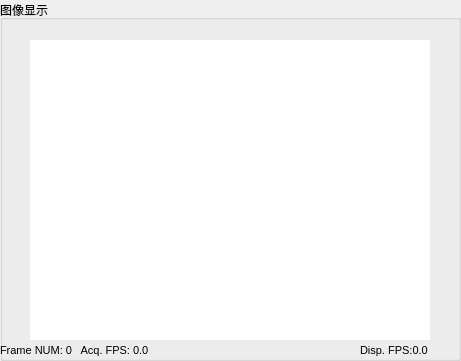
     <widget class="QGroupBox" name="groupBox_5">
      <property name="geometry">
       <rect>
        <x>0</x>
        <y>450</y>
        <width>461</width>
        <height>361</height>
       </rect>
      </property>
      <property name="title">
       <string>图像显示</string>
      </property>
      <widget class="QLabel" name="ShowFrameRateLabel_3">
       <property name="geometry">
        <rect>
         <x>360</x>
         <y>340</y>
         <width>101</width>
         <height>20</height>
        </rect>
       </property>
       <property name="font">
        <font>
         <pointsize>8</pointsize>
        </font>
       </property>
       <property name="text">
        <string>Disp. FPS:0.0   </string>
       </property>
      </widget>
      <widget class="QLabel" name="VendorName_3">
       <property name="geometry">
        <rect>
         <x>0</x>
         <y>20</y>
         <width>121</width>
         <height>16</height>
        </rect>
       </property>
       <property name="font">
        <font>
         <pointsize>8</pointsize>
        </font>
       </property>
       <property name="text">
        <string>&lt;No Device Opened&gt;</string>
       </property>
      </widget>
      <widget class="QLabel" name="AcqFrameRateLabel_3">
       <property name="geometry">
        <rect>
         <x>0</x>
         <y>340</y>
         <width>161</width>
         <height>20</height>
        </rect>
       </property>
       <property name="font">
        <font>
         <pointsize>8</pointsize>
        </font>
       </property>
       <property name="text">
        <string>Frame NUM: 0   Acq. FPS: 0.0      </string>
       </property>
      </widget>
      <widget class="QLabel" name="ImageLabel_3">
       <property name="geometry">
        <rect>
         <x>30</x>
         <y>40</y>
         <width>400</width>
         <height>300</height>
        </rect>
       </property>
       <property name="palette">
        <palette>
         <active>
          <colorrole role="WindowText">
           <brush brushstyle="SolidPattern">
            <color alpha="255">
             <red>0</red>
             <green>0</green>
             <blue>0</blue>
            </color>
           </brush>
          </colorrole>
          <colorrole role="Button">
           <brush brushstyle="SolidPattern">
            <color alpha="255">
             <red>255</red>
             <green>255</green>
             <blue>255</blue>
            </color>
           </brush>
          </colorrole>
          <colorrole role="Light">
           <brush brushstyle="SolidPattern">
            <color alpha="255">
             <red>255</red>
             <green>255</green>
             <blue>255</blue>
            </color>
           </brush>
          </colorrole>
          <colorrole role="Midlight">
           <brush brushstyle="SolidPattern">
            <color alpha="255">
             <red>255</red>
             <green>255</green>
             <blue>255</blue>
            </color>
           </brush>
          </colorrole>
          <colorrole role="Dark">
           <brush brushstyle="SolidPattern">
            <color alpha="255">
             <red>127</red>
             <green>127</green>
             <blue>127</blue>
            </color>
           </brush>
          </colorrole>
          <colorrole role="Mid">
           <brush brushstyle="SolidPattern">
            <color alpha="255">
             <red>170</red>
             <green>170</green>
             <blue>170</blue>
            </color>
           </brush>
          </colorrole>
          <colorrole role="Text">
           <brush brushstyle="SolidPattern">
            <color alpha="255">
             <red>0</red>
             <green>0</green>
             <blue>0</blue>
            </color>
           </brush>
          </colorrole>
          <colorrole role="BrightText">
           <brush brushstyle="SolidPattern">
            <color alpha="255">
             <red>255</red>
             <green>255</green>
             <blue>255</blue>
            </color>
           </brush>
          </colorrole>
          <colorrole role="ButtonText">
           <brush brushstyle="SolidPattern">
            <color alpha="255">
             <red>0</red>
             <green>0</green>
             <blue>0</blue>
            </color>
           </brush>
          </colorrole>
          <colorrole role="Base">
           <brush brushstyle="SolidPattern">
            <color alpha="255">
             <red>255</red>
             <green>255</green>
             <blue>255</blue>
            </color>
           </brush>
          </colorrole>
          <colorrole role="Window">
           <brush brushstyle="SolidPattern">
            <color alpha="255">
             <red>255</red>
             <green>255</green>
             <blue>255</blue>
            </color>
           </brush>
          </colorrole>
          <colorrole role="Shadow">
           <brush brushstyle="SolidPattern">
            <color alpha="255">
             <red>0</red>
             <green>0</green>
             <blue>0</blue>
            </color>
           </brush>
          </colorrole>
          <colorrole role="AlternateBase">
           <brush brushstyle="SolidPattern">
            <color alpha="255">
             <red>255</red>
             <green>255</green>
             <blue>255</blue>
            </color>
           </brush>
          </colorrole>
          <colorrole role="ToolTipBase">
           <brush brushstyle="SolidPattern">
            <color alpha="255">
             <red>255</red>
             <green>255</green>
             <blue>220</blue>
            </color>
           </brush>
          </colorrole>
          <colorrole role="ToolTipText">
           <brush brushstyle="SolidPattern">
            <color alpha="255">
             <red>0</red>
             <green>0</green>
             <blue>0</blue>
            </color>
           </brush>
          </colorrole>
          <colorrole role="PlaceholderText">
           <brush brushstyle="NoBrush">
            <color alpha="128">
             <red>0</red>
             <green>0</green>
             <blue>0</blue>
            </color>
           </brush>
          </colorrole>
         </active>
         <inactive>
          <colorrole role="WindowText">
           <brush brushstyle="SolidPattern">
            <color alpha="255">
             <red>0</red>
             <green>0</green>
             <blue>0</blue>
            </color>
           </brush>
          </colorrole>
          <colorrole role="Button">
           <brush brushstyle="SolidPattern">
            <color alpha="255">
             <red>255</red>
             <green>255</green>
             <blue>255</blue>
            </color>
           </brush>
          </colorrole>
          <colorrole role="Light">
           <brush brushstyle="SolidPattern">
            <color alpha="255">
             <red>255</red>
             <green>255</green>
             <blue>255</blue>
            </color>
           </brush>
          </colorrole>
          <colorrole role="Midlight">
           <brush brushstyle="SolidPattern">
            <color alpha="255">
             <red>255</red>
             <green>255</green>
             <blue>255</blue>
            </color>
           </brush>
          </colorrole>
          <colorrole role="Dark">
           <brush brushstyle="SolidPattern">
            <color alpha="255">
             <red>127</red>
             <green>127</green>
             <blue>127</blue>
            </color>
           </brush>
          </colorrole>
          <colorrole role="Mid">
           <brush brushstyle="SolidPattern">
            <color alpha="255">
             <red>170</red>
             <green>170</green>
             <blue>170</blue>
            </color>
           </brush>
          </colorrole>
          <colorrole role="Text">
           <brush brushstyle="SolidPattern">
            <color alpha="255">
             <red>0</red>
             <green>0</green>
             <blue>0</blue>
            </color>
           </brush>
          </colorrole>
          <colorrole role="BrightText">
           <brush brushstyle="SolidPattern">
            <color alpha="255">
             <red>255</red>
             <green>255</green>
             <blue>255</blue>
            </color>
           </brush>
          </colorrole>
          <colorrole role="ButtonText">
           <brush brushstyle="SolidPattern">
            <color alpha="255">
             <red>0</red>
             <green>0</green>
             <blue>0</blue>
            </color>
           </brush>
          </colorrole>
          <colorrole role="Base">
           <brush brushstyle="SolidPattern">
            <color alpha="255">
             <red>255</red>
             <green>255</green>
             <blue>255</blue>
            </color>
           </brush>
          </colorrole>
          <colorrole role="Window">
           <brush brushstyle="SolidPattern">
            <color alpha="255">
             <red>255</red>
             <green>255</green>
             <blue>255</blue>
            </color>
           </brush>
          </colorrole>
          <colorrole role="Shadow">
           <brush brushstyle="SolidPattern">
            <color alpha="255">
             <red>0</red>
             <green>0</green>
             <blue>0</blue>
            </color>
           </brush>
          </colorrole>
          <colorrole role="AlternateBase">
           <brush brushstyle="SolidPattern">
            <color alpha="255">
             <red>255</red>
             <green>255</green>
             <blue>255</blue>
            </color>
           </brush>
          </colorrole>
          <colorrole role="ToolTipBase">
           <brush brushstyle="SolidPattern">
            <color alpha="255">
             <red>255</red>
             <green>255</green>
             <blue>220</blue>
            </color>
           </brush>
          </colorrole>
          <colorrole role="ToolTipText">
           <brush brushstyle="SolidPattern">
            <color alpha="255">
             <red>0</red>
             <green>0</green>
             <blue>0</blue>
            </color>
           </brush>
          </colorrole>
          <colorrole role="PlaceholderText">
           <brush brushstyle="NoBrush">
            <color alpha="128">
             <red>0</red>
             <green>0</green>
             <blue>0</blue>
            </color>
           </brush>
          </colorrole>
         </inactive>
         <disabled>
          <colorrole role="WindowText">
           <brush brushstyle="SolidPattern">
            <color alpha="255">
             <red>127</red>
             <green>127</green>
             <blue>127</blue>
            </color>
           </brush>
          </colorrole>
          <colorrole role="Button">
           <brush brushstyle="SolidPattern">
            <color alpha="255">
             <red>255</red>
             <green>255</green>
             <blue>255</blue>
            </color>
           </brush>
          </colorrole>
          <colorrole role="Light">
           <brush brushstyle="SolidPattern">
            <color alpha="255">
             <red>255</red>
             <green>255</green>
             <blue>255</blue>
            </color>
           </brush>
          </colorrole>
          <colorrole role="Midlight">
           <brush brushstyle="SolidPattern">
            <color alpha="255">
             <red>255</red>
             <green>255</green>
             <blue>255</blue>
            </color>
           </brush>
          </colorrole>
          <colorrole role="Dark">
           <brush brushstyle="SolidPattern">
            <color alpha="255">
             <red>127</red>
             <green>127</green>
             <blue>127</blue>
            </color>
           </brush>
          </colorrole>
          <colorrole role="Mid">
           <brush brushstyle="SolidPattern">
            <color alpha="255">
             <red>170</red>
             <green>170</green>
             <blue>170</blue>
            </color>
           </brush>
          </colorrole>
          <colorrole role="Text">
           <brush brushstyle="SolidPattern">
            <color alpha="255">
             <red>127</red>
             <green>127</green>
             <blue>127</blue>
            </color>
           </brush>
          </colorrole>
          <colorrole role="BrightText">
           <brush brushstyle="SolidPattern">
            <color alpha="255">
             <red>255</red>
             <green>255</green>
             <blue>255</blue>
            </color>
           </brush>
          </colorrole>
          <colorrole role="ButtonText">
           <brush brushstyle="SolidPattern">
            <color alpha="255">
             <red>127</red>
             <green>127</green>
             <blue>127</blue>
            </color>
           </brush>
          </colorrole>
          <colorrole role="Base">
           <brush brushstyle="SolidPattern">
            <color alpha="255">
             <red>255</red>
             <green>255</green>
             <blue>255</blue>
            </color>
           </brush>
          </colorrole>
          <colorrole role="Window">
           <brush brushstyle="SolidPattern">
            <color alpha="255">
             <red>255</red>
             <green>255</green>
             <blue>255</blue>
            </color>
           </brush>
          </colorrole>
          <colorrole role="Shadow">
           <brush brushstyle="SolidPattern">
            <color alpha="255">
             <red>0</red>
             <green>0</green>
             <blue>0</blue>
            </color>
           </brush>
          </colorrole>
          <colorrole role="AlternateBase">
           <brush brushstyle="SolidPattern">
            <color alpha="255">
             <red>255</red>
             <green>255</green>
             <blue>255</blue>
            </color>
           </brush>
          </colorrole>
          <colorrole role="ToolTipBase">
           <brush brushstyle="SolidPattern">
            <color alpha="255">
             <red>255</red>
             <green>255</green>
             <blue>220</blue>
            </color>
           </brush>
          </colorrole>
          <colorrole role="ToolTipText">
           <brush brushstyle="SolidPattern">
            <color alpha="255">
             <red>0</red>
             <green>0</green>
             <blue>0</blue>
            </color>
           </brush>
          </colorrole>
          <colorrole role="PlaceholderText">
           <brush brushstyle="NoBrush">
            <color alpha="128">
             <red>0</red>
             <green>0</green>
             <blue>0</blue>
            </color>
           </brush>
          </colorrole>
         </disabled>
        </palette>
       </property>
       <property name="styleSheet">
        <string notr="true">background-color: rgb(255, 255, 255);</string>
       </property>
       <property name="text">
        <string/>
       </property>
      </widget>
      <widget class="QLabel" name="SerialNumber_3">
       <property name="geometry">
        <rect>
         <x>300</x>
         <y>20</y>
         <width>120</width>
         <height>16</height>
        </rect>
       </property>
       <property name="maximumSize">
        <size>
         <width>500</width>
         <height>16</height>
        </size>
       </property>
       <property name="font">
        <font>
         <pointsize>8</pointsize>
        </font>
       </property>
       <property name="text">
        <string/>
       </property>
      </widget>
      <widget class="QLabel" name="DeviceVersion_3">
       <property name="geometry">
        <rect>
         <x>166</x>
         <y>343</y>
         <width>180</width>
         <height>16</height>
        </rect>
       </property>
       <property name="font">
        <font>
         <pointsize>8</pointsize>
        </font>
       </property>
       <property name="text">
        <string/>
       </property>
      </widget>
      <widget class="QLabel" name="ModelName_3">
       <property name="geometry">
        <rect>
         <x>120</x>
         <y>20</y>
         <width>160</width>
         <height>16</height>
        </rect>
       </property>
       <property name="font">
        <font>
         <pointsize>8</pointsize>
        </font>
       </property>
       <property name="text">
        <string/>
       </property>
      </widget>
     </widget>
